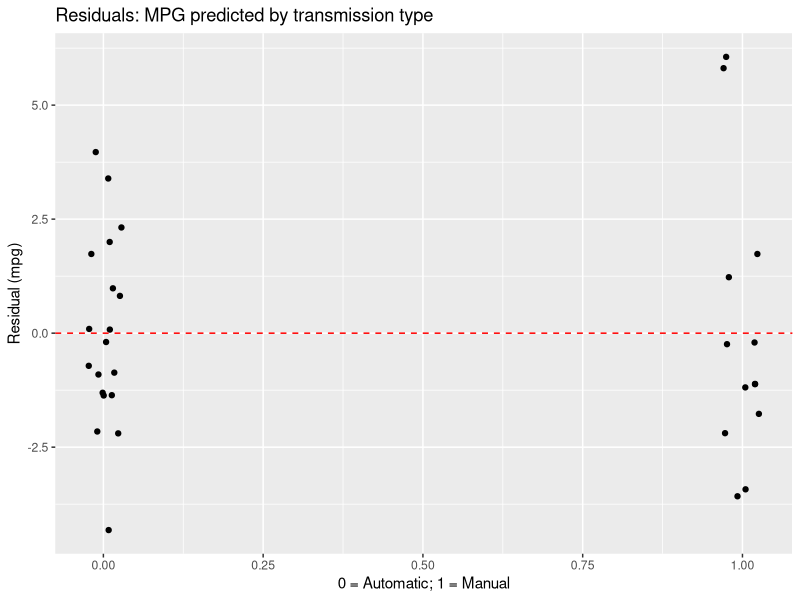

Write the R code that produced this figure.
## ---- chunk 1
knitr::opts_chunk$set(echo = TRUE, warnings = FALSE, message = FALSE)
library(tidyverse)
lbry<-c("grid", "gridExtra")
lapply(lbry, require, character.only=TRUE, warn.conflicts = FALSE, quietly = TRUE)
## ---- chunk 2
cars_manual_mpg <- mtcars %>%
  group_by(am) %>%
  summarize(mpg = mean(mpg))
cars_manual_mpg
## ---- chunk 3
cars_manual_cyl <- mtcars %>%
  group_by(am) %>%
  summarize(cyl = mean(cyl))
cars_manual_cyl
## ---- chunk 4
mpglm <- lm(mpg ~ am, data = mtcars)
summary(mpglm)
## ---- chunk 5
mpglm2 <- lm(mpg ~ am + wt, data = mtcars) # trans type quickly loses significance
summary(mpglm2)

mpglm3 <- lm(mpg ~ am + wt + disp, data = mtcars)

mpglm4 <- lm(mpg ~ am + wt + disp + cyl, data = mtcars)

mpglm5 <- lm(mpg ~ am + wt + disp + cyl + gear, data = mtcars)

anova(mpglm, mpglm2, mpglm3, mpglm4, mpglm5) # adding gear count isn't significant
## ---- chunk 6
data <- tibble(x = mtcars$am, y = summary(mpglm4)$residuals)

# adapted from https://rpubs.com/therimalaya/43190

 ggplot(data = data, aes(x, y)) +
 geom_jitter(width = .03) +
 geom_hline(yintercept=0, col="red", linetype="dashed") +
 ggtitle("Residuals: MPG predicted by transmission type") +
 xlab("0 = Automatic; 1 = Manual") +
 ylab("Residual (mpg)")
